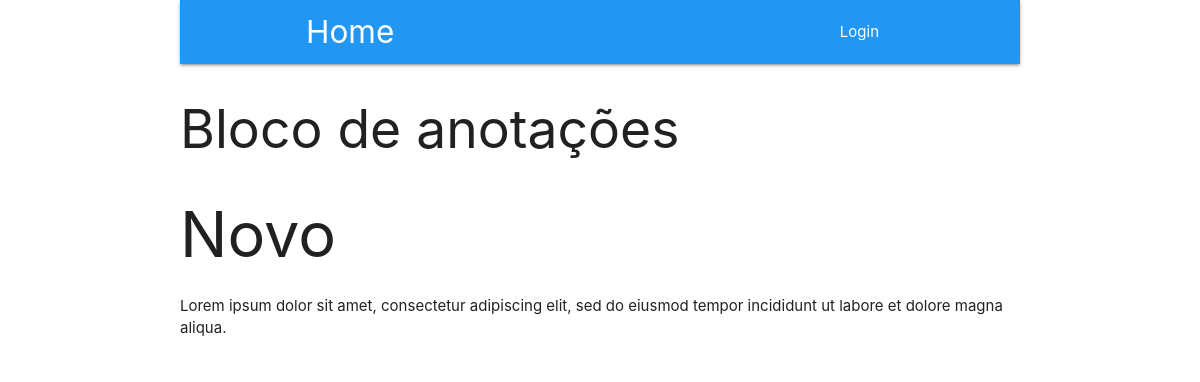
The page /notes/ver/1 on the database its author committed.
### tables this page shows
CREATE TABLE `notes` (
  `id` int(11) NOT NULL,
  `titulo` varchar(255) DEFAULT NULL,
  `texto` text DEFAULT NULL
);

### App/core/Controller.php (called while the page is built, shortened)
<?php
class Controller{
    public function model($model){
        return new $model;
    }
    public function view($view, $data = []){
        require_once '../App/views/template.php';
    }
}

### App/controllers/notes.php (called while the page is built, shortened)
<?php
class Notes extends Controller{
    public function ver($id = ''){
        $note = $this->model('Note');
        $dados = $note->findId($id);
        $this->view('notes/ver', $dados);
    }
}

### App/core/App.php (called while the page is built, shortened)
<?php
class App{
    protected $method = 'index';
    public function __construct(){
        $url = $this->parseUrl();
        if (file_exists('../App/controllers/'.$url[1].'.php')):
            unset($url[1]);
        endif;
        $this->controller = new $this->controller;
        if(isset($url[2])):
            if(method_exists($this->controller, $url[2])):
                $this->method = $url[2];
                unset($url[2]);
                unset($url[0]);
            endif;
        endif;
        $this->params = $url ?  array_values($url) : [];
        call_user_func_array([$this->controller, $this->method], $this->params);
    }
    public function parseUrl(){
        return explode("/", filter_var($_SERVER['SERVER_NAME'].$_SERVER['REQUEST_URI'], FILTER_SANITIZE_URL));
    }
}
?>

### public/index.php (called while the page is built, shortened)
<?php
$app = new \App\Core\App;

### App/core/model.php (called while the page is built, shortened)
<?php
class Model{
    private static $instance;
    public static function getConn(){
        if (!isset(self::$instance)):
            self::$instance = new \PDO('mysql:host=localhost;dbname=mvc;', 'root', '');
        endif;
        return self::$instance;
    }
}
?>

### App/models/Note.php (called while the page is built, shortened)
<?php
class Note extends Model{
    public function findId($id){
        $sql = "SELECT * FROM notes WHERE id = ?";
        $stmt = Model::getConn()->prepare($sql);
        $stmt->bindValue(1, $id);
        $stmt->execute();
        if ($stmt->rowCount() > 0) :
            $resultado = $stmt->fetch(\PDO::FETCH_ASSOC);
            return $resultado;
        else :
            return [];
        endif;
    }
}

### App/views/notes/ver.php (the view)
<h1><?= $data['titulo'] ?></h1>
<p><?= $data['texto'] ?></p>

### rows shown on the page
notes: titulo "Novo", texto "Lorem ipsum dolor sit amet, consectetur adipiscing elit, sed do eiusmod tempor incididunt ut labore et dolore magna aliqua."
